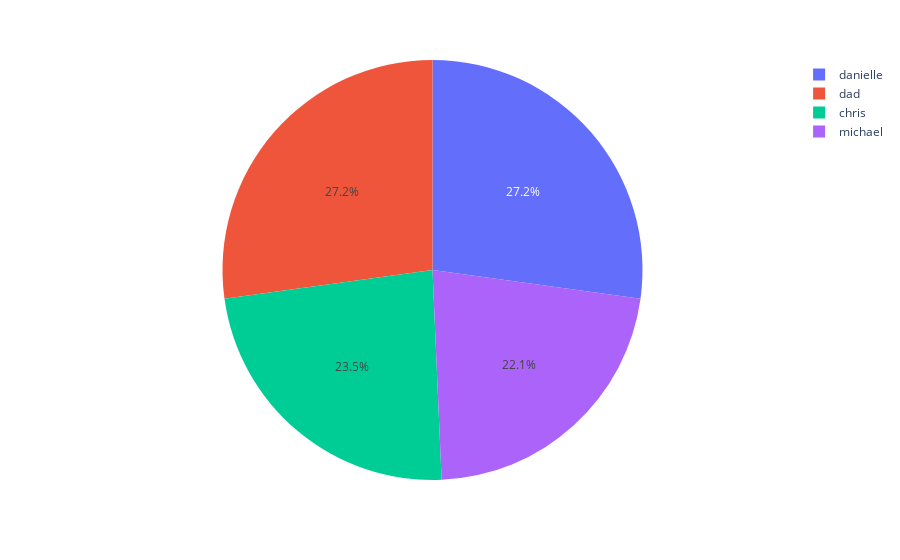

This figure's notebook cell:
### Code cell
main_fig

### Figure 1 — Plotly figure (JSON) as saved in the notebook; plotly's stock layout.template omitted (floating-point values rounded to 4 significant figures)
{"data": [{"domain": {"x": [0, 1], "y": [0, 1]}, "hovertemplate": "label=%{label}<br>value=%{value}<extra></extra>", "labels": ["michael", "danielle", "chris", "dad"], "legendgroup": "", "name": "", "showlegend": true, "type": "pie", "values": [48, 59, 51, 59]}], "layout": {"autosize": true, "legend": {"tracegroupgap": 0}, "margin": {"t": 60}}}
